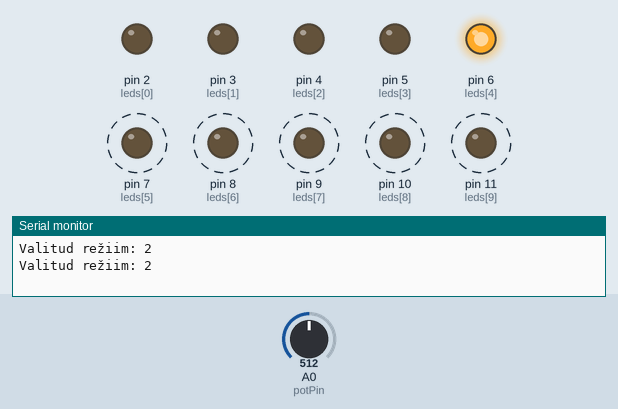
Recording of a sketch running on a simulated Arduino Uno, built with avr-gcc and run on an emulated ATmega328P. Parts: output pins drawn as LEDs (lit = HIGH), the last lines printed to the serial monitor. Dashed ring = blinking. Inputs (shaded band) come from the test bench; at power-on: A0 (potPin) = 512. Random numbers use the default seed unless the sketch sets one.

Above: at 2.3 s.
2.4 s: A0 (potPin) set to 218
At 3.82 s:
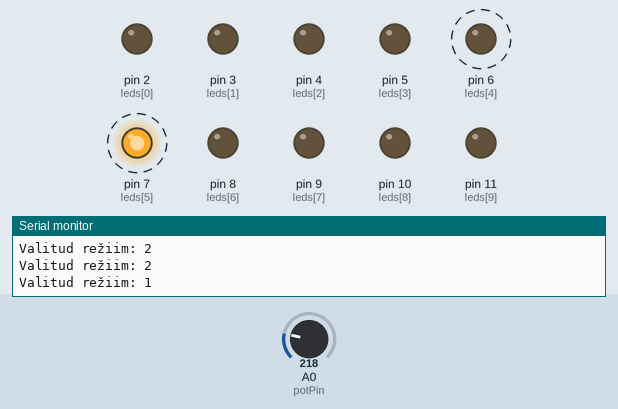
5.9 s: A0 (potPin) set to 194
At 6.75 s:
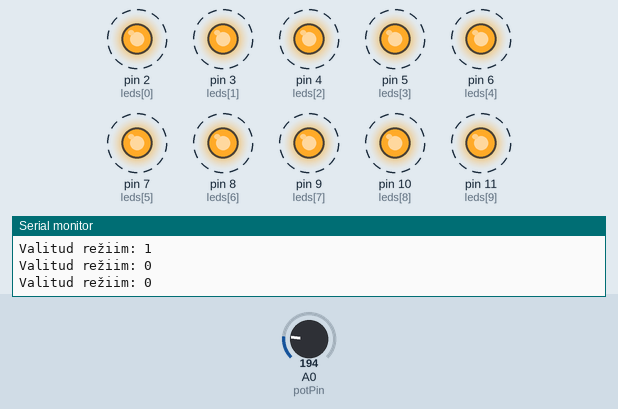
9.4 s: A0 (potPin) set to 900
At 9.85 s:
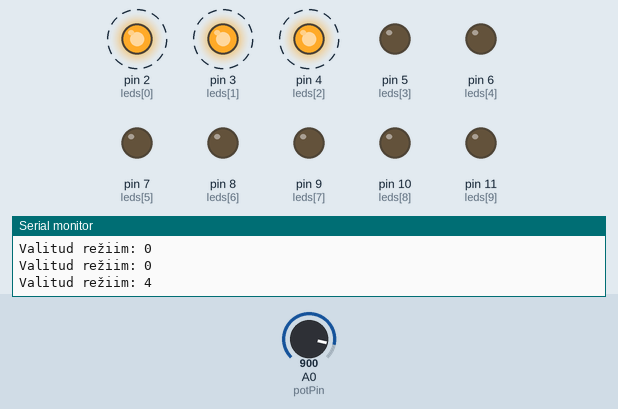
12.9 s: A0 (potPin) set to 716
16.4 s: A0 (potPin) set to 511
Timing chart, 0 to 20.9 s (numbered marks = the images above; inputs shaded):
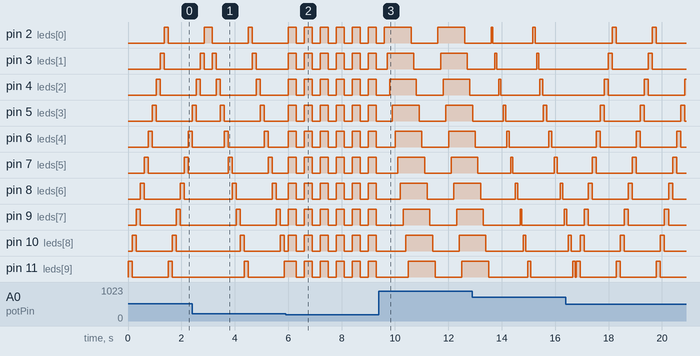

Measured:
- the behaviour switches between 205 and 204 on A0 (potPin) (found by bisection; images 1 and 2)
- by itself, pin 9 (leds[7]): repeats every 1.5 s: HIGH 0.15 s, LOW 1.4 s
- by itself, pin 2 (leds[0]), pin 3 (leds[1]), pin 4 (leds[2]), pin 5 (leds[3]), pin 6 (leds[4]), pin 7 (leds[5]), pin 8 (leds[6]): alternates HIGH for 0.15 s and LOW for 1.4 s

The sketch:

02_LightChain.ino
```cpp
const int potPin = A0; // Potentsiomeeter ühendatud A0 külge
int leds[] = {2, 3, 4, 5, 6, 7, 8, 9, 10, 11}; // LEDid ühendatud pin-koodidesse
const int ledCount = sizeof(leds) / sizeof(leds[0]);
void setup() {
  for (int i = 0; i < ledCount; i++) {
    pinMode(leds[i], OUTPUT);
  }
  Serial.begin(9600);
}
void loop() {
  int potValue = analogRead(potPin); // Loeme potentsiomeetri väärtuse
  int mode = map(potValue, 0, 1023, 0, 5); // 5 režiimi: 0–4
  mode = constrain(mode, 0, 4); // Veendume, et väärtus oleks vahemikus 0 kuni 4
  Serial.print("Valitud režiim: ");
  Serial.println(mode);
  switch (mode) {
    case 0: allBlink(); break;
    case 1: oneByOne(); break;
    case 2: reverseBlink(); break;
    case 3: candleEffect(); break;
    case 4: wave(); break;
  }
}
// Kõik LED-id vilguvad korraga
void allBlink() {
  setAll(HIGH);
  delay(300);
  setAll(LOW);
  delay(300);
}
// LED-id vilguvad järjest
void oneByOne() {
  for (int i = 0; i < ledCount; i++) {
    digitalWrite(leds[i], HIGH);
    delay(150);
    digitalWrite(leds[i], LOW);
  }
}
// LED-id vilguvad tagurpidi järjest
void reverseBlink() {
  for (int i = ledCount - 1; i >= 0; i--) {
    digitalWrite(leds[i], HIGH);
    delay(150);
    digitalWrite(leds[i], LOW);
  }
}
// Küünlaefekt (juhuslik vilkumine)
void candleEffect() {
  for (int i = 0; i < ledCount; i++) {
    digitalWrite(leds[i], HIGH);
    delay(random(50, 120));
    digitalWrite(leds[i], LOW);
    delay(random(30, 100));
  }
}
// "Laine" efekt
void wave() {
  for (int i = 0; i < ledCount; i++) {
    digitalWrite(leds[i], HIGH);
    delay(100);
  }
  for (int i = 0; i < ledCount; i++) {
    digitalWrite(leds[i], LOW);
    delay(100);
  }
}
// Kõik LED-id korraga sisse või välja
void setAll(int state) {
  for (int i = 0; i < ledCount; i++) {
    digitalWrite(leds[i], state);
  }
}
```
